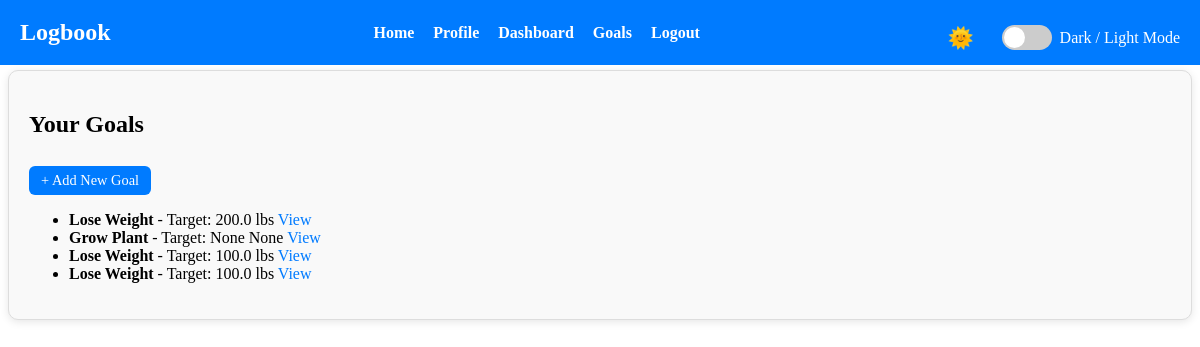
The page /goals (signed in) on the database as committed earlier.
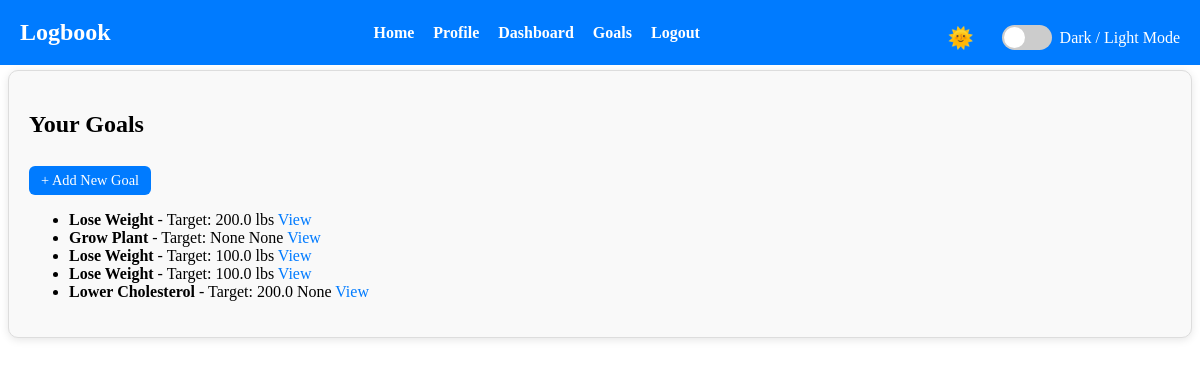
The same page on the database as committed later.
### app/models.py (models this page shows)
class Goal(db.Model):
    id = db.Column(db.Integer, primary_key=True)
    user_id = db.Column(db.Integer, db.ForeignKey('user.id'), nullable=False)
    name = db.Column(db.String(150), nullable=False)
    start_value = db.Column(db.Float, nullable=True)   # make optional
    target_value = db.Column(db.Float, nullable=True)  # make optional
    unit = db.Column(db.String(50), nullable=True)
    start_date = db.Column(db.DateTime, default=datetime.utcnow)
    deadline = db.Column(db.DateTime, nullable=True)
    progresses = db.relationship('GoalProgress', backref='goal', lazy=True)

### app/routes.py (the view)
@main.route("/goals")
@login_required
def list_goals():
    user_goals = Goal.query.filter_by(user_id=current_user.id).all()
    return render_template("goals/list.html", goals=user_goals)

### app/__init__.py (called while the page is built)
@login_manager.user_loader
def load_user(user_id):
    from .models import User
    return User.query.get(int(user_id))

### app/templates/goals/list.html
{% extends "base.html" %}
{% block content %}
<h2>Your Goals</h2>
<a href="{{ url_for('main.add_goal') }}" class="btn">+ Add New Goal</a>
{% if goals %}
  <ul>
    {% for goal in goals %}
      <li>
        <strong>{{ goal.name }}</strong> - Target: {{ goal.target_value }} {{ goal.unit }}
        <a href="{{ url_for('main.goal_detail', goal_id=goal.id) }}">View</a>
      </li>
    {% endfor %}
  </ul>
{% else %}
  <p>You have no goals yet.</p>
{% endif %}
{% endblock %}

Rows that differ between the two databases and show on the page:
added Goal: name "Lower Cholesterol", target_value "200.0", unit "None"
